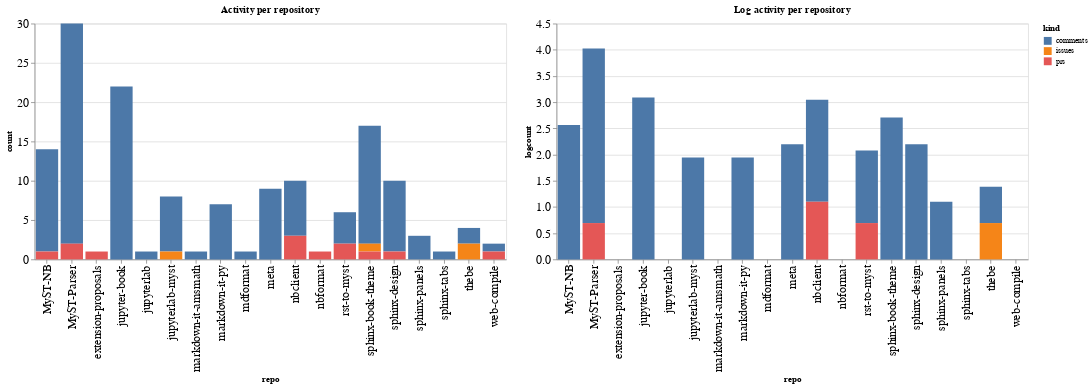

Notebook code for this chart:
### Code cell
ch1 = alt.Chart(repo_summaries, width=600, title="Activity per repository").mark_bar().encode(
    x='repo',
    y='count',
    color='kind',
    tooltip="kind"
)

ch2 = alt.Chart(repo_summaries, width=600, title="Log activity per repository").mark_bar().encode(
    x='repo',
    y='logcount',
    color='kind',
    tooltip="kind"
)

ch1 | ch2

### Figure 1 — Vega-Lite specification as saved in the notebook (floating-point values rounded to 4 significant figures)
{"config": {"axisLeft": {"labelFontSize": 15}, "axisBottom": {"labelFontSize": 15}}, "hconcat": [{"mark": "bar", "encoding": {"color": {"type": "nominal", "field": "kind"}, "tooltip": {"type": "nominal", "field": "kind"}, "x": {"type": "nominal", "field": "repo"}, "y": {"type": "quantitative", "field": "count"}}, "title": "Activity per repository", "width": 600}, {"mark": "bar", "encoding": {"color": {"type": "nominal", "field": "kind"}, "tooltip": {"type": "nominal", "field": "kind"}, "x": {"type": "nominal", "field": "repo"}, "y": {"type": "quantitative", "field": "logcount"}}, "title": "Log activity per repository", "width": 600}], "data": {"name": "data-ac366a5b7ede875d66e6857c7d1c9c0d"}, "$schema": "https://vega.github.io/schema/vega-lite/v4.8.1.json", "datasets": {"data-ac366a5b7ede875d66e6857c7d1c9c0d": [{"repo": "MyST-NB", "kind": "comments", "count": 13, "logcount": 2.565}, {"repo": "MyST-NB", "kind": "prs", "count": 1, "logcount": 0.0}, {"repo": "MyST-Parser", "kind": "comments", "count": 28, "logcount": 3.332}, {"repo": "MyST-Parser", "kind": "prs", "count": 2, "logcount": 0.6931}, {"repo": "extension-proposals", "kind": "prs", "count": 1, "logcount": 0.0}, {"repo": "jupyter-book", "kind": "comments", "count": 22, "logcount": 3.091}, {"repo": "jupyterlab", "kind": "comments", "count": 1, "logcount": 0.0}, {"repo": "jupyterlab-myst", "kind": "comments", "count": 7, "logcount": 1.946}, {"repo": "jupyterlab-myst", "kind": "issues", "count": 1, "logcount": 0.0}, {"repo": "markdown-it-amsmath", "kind": "comments", "count": 1, "logcount": 0.0}, {"repo": "markdown-it-py", "kind": "comments", "count": 7, "logcount": 1.946}, {"repo": "mdformat", "kind": "comments", "count": 1, "logcount": 0.0}, {"repo": "meta", "kind": "comments", "count": 9, "logcount": 2.197}, {"repo": "nbclient", "kind": "comments", "count": 7, "logcount": 1.946}, {"repo": "nbclient", "kind": "prs", "count": 3, "logcount": 1.099}, {"repo": "nbformat", "kind": "prs", "count": 1, "logcount": 0.0}, {"repo": "rst-to-myst", "kind": "comments", "count": 4, "logcount": 1.386}, {"repo": "rst-to-myst", "kind": "prs", "count": 2, "logcount": 0.6931}, {"repo": "sphinx-book-theme", "kind": "comments", "count": 15, "logcount": 2.708}, {"repo": "sphinx-book-theme", "kind": "issues", "count": 1, "logcount": 0.0}, {"repo": "sphinx-book-theme", "kind": "prs", "count": 1, "logcount": 0.0}, {"repo": "sphinx-design", "kind": "comments", "count": 9, "logcount": 2.197}, {"repo": "sphinx-design", "kind": "prs", "count": 1, "logcount": 0.0}, {"repo": "sphinx-panels", "kind": "comments", "count": 3, "logcount": 1.099}, {"repo": "sphinx-tabs", "kind": "comments", "count": 1, "logcount": 0.0}, {"repo": "thebe", "kind": "comments", "count": 2, "logcount": 0.6931}, {"repo": "thebe", "kind": "issues", "count": 2, "logcount": 0.6931}, {"repo": "web-compile", "kind": "comments", "count": 1, "logcount": 0.0}, {"repo": "web-compile", "kind": "prs", "count": 1, "logcount": 0.0}]}}
